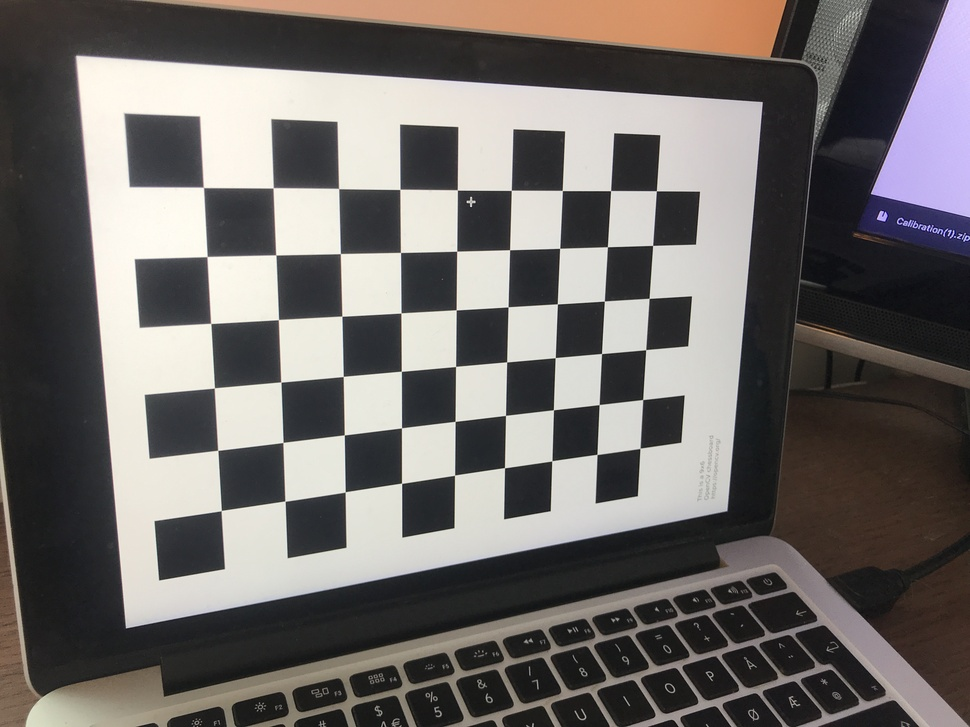
#> input picture exercise_4/calibration_img/1.JPG, 970 x 727 px, shrunk from 4032 x 3024 before the run; its folder holds 4 pictures in this run
$ python utdelt_kode.py calibration_img/1.JPG
#> lines starting #> are read from the running program, lines starting #| are printed output that depends on the picture
import cv2
import glob
import sys
import os
import matplotlib.pyplot as plt
import numpy as np
np.set_printoptions(precision=4, suppress=True)

def calibrate(path = 'calibration_img/*.JPG', rows = 6, columns = 9, size = 0.0213, verbose = 2):
    '''
        Parameters:
            path (str):
                The relative or absolute path to the calibration images that is supported by
                glob.glob(). https://docs.python.org/3/library/glob.html
                Default: './Calibration Images/*.jpg' will assume that every
                jpg-file in the folder 'Calibration Images' is a picture of
                the calibration board.
            rows & columns (int):
                Number of _inner_ corners of the calibration checkerboard.
            size (float):
                Size of the checkerboard squares in _meters_.
            verbose (int):
                If 0 - Silent.
                If 1 - Prints progress and final calibration.
                If 2 - Same as 1, but will also display the calibration
                       images annotated with the found corners.

        Output:
            err (float):
                I.e. the mean L2 norm between the imagePoints and the projected
                worldPoints.
            K (3x3, float):
                Intrinsic camera matrix.
            distCoeffs (list of 5 floats):
                Lens distortion coefficients [k1, k2, p1, p2, k3]
                k_i are radial distrotion coefficients
                p_i are tangential distortion coeffeicients
                https://docs.opencv.org/4.2.0/d9/d0c/group__calib3d.html#ga3207604e4b1a1758aa66acb6ed5aa65d
            Rs (list of n (3,1) vectors):
                Each element in the list is a Rodrigues vector
            ts (list of n (3,1) vectors):
                Each element is a translation vector.

    '''
#> called with path = 'calibration_img/*.JPG', rows = 6, columns = 9, size = 0.0213, verbose = 1
    # Here we make sure that the path becomes an absolute path.
    # glob.glob() searches relative to the location from where the script is
    # launched, not from where it is located.
    # We solve this by always making the path into an absolute path.
    if not os.path.isabs(path):
        path = os.path.join(os.path.dirname(sys.argv[0]), path)

    images = glob.glob(path)

    try:
        assert rows > 0, "Wrong checkerboard dimensions."
        assert columns > 0, "Wrong checkerboard dimension."
        assert rows*columns >= 2, "Wrong checkerboard dimensions."
        assert len(images) >= 3, "Calibration requires more than three images."
        assert verbose >= 0 and verbose <= 2, "Wrong verbosity parameter."
    except AssertionError as error:
        print(error, " Quitting...")
        sys.exit(1)


    # OpenCV optimizes the camera calibration using the Levenberg-Marquardt
    # algorithm (Simply put, a combination of Gauss-Newton and Gradient Descent)
    # This defines the stopping criteria.
    # The first parameter states that we limit the algorithm both in terms of
    # desired accuracy, as well as number of iterations.
    # Here we limit it to 30 iterations or an accuracy of 0.001
    # The criteria is also used by the sub-pixel estimator.
    criteria = (cv2.TERM_CRITERIA_EPS + cv2.TERM_CRITERIA_MAX_ITER, 30, 0.001)

    # The calibration board specifies a world frame where the inside corners
    # lie on the z=0 plane. Here we create a a list of these points.

    # First we initialize a list with (rows*columns) number of elements, each
    # with three parameters, namely: x, y, z.
    worldFrame = np.zeros((rows*columns,3), np.float32)

    # Then we use some tensor magic.
    # np.mgrid -- returns a (2, rows, columns) sized tensor. A tensor is simply
    # a matrix with more than two dimensions.
    # .T -- transposes the tensor to the shape (columns, rows, 2). I.e. numpy
    # defines transposition as switching i and j indices.
    # .reshape(-1, 2) -- Specifies that we want to remove a dimension by
    # concatenating the elements of the two first dimensions.
    # We finally scale the coordinates so that they match with the size of the
    # actual checkerboard.
    worldFrame[:,:2] = np.mgrid[0:rows,0:columns].T.reshape(-1,2) * size


    # Arrays to store object points and image points from all the images.
    worldPoints = [] # 3d point in real world space
    imagePoints = [] # 2d points in image plane.

    if verbose > 0:
        print("Finding chessboard corners...")

    for idx, filename in enumerate(images):
        img = cv2.imread(filename)
#> img is the input picture: shape (727, 970, 3); mean B, G, R 104.6, 106.7, 111
        # We need a gray scale image for sub-pixel corner localization.
        gray = cv2.cvtColor(img, cv2.COLOR_BGR2GRAY)
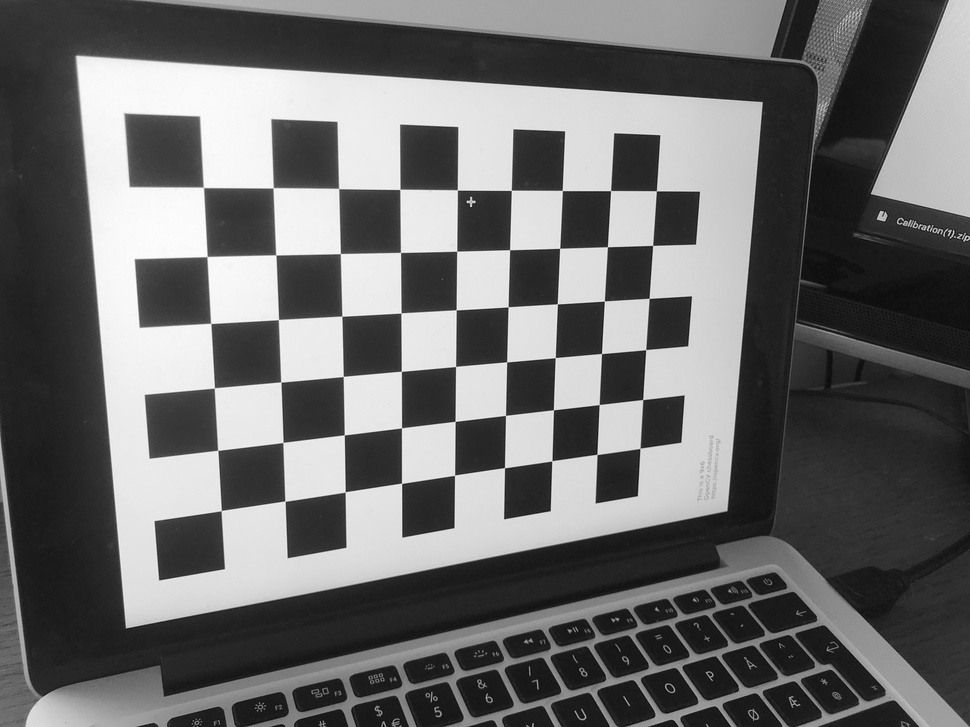
#> gray: shape (727, 970); min 0, max 254, mean 107.8

        # Find the chess board corners
        found, corners = cv2.findChessboardCorners(gray, (rows, columns), None)
#> found = True; corners = 54 rows, first 8: [221.3, 510.6], [217.7, 450.3], [214.4, 387.9], [210.7, 323.4], [207, 256.6], [203.4, 187.4], [285, 501.2], [283, 442.5]

        # If the above function takes a long time, or returns false you have
        # probably inserted the wrong number of rows and columns.
        # Remember: It's the inside corners that count.
        # And: It depends if the pattern is photographed in landscape or
        # portrait mode.

        # If corners are found, we refine them by estimating their sub-pixel
        # location.
        if found == True:
            worldPoints.append(worldFrame)
            imagePoints.append(cv2.cornerSubPix(gray, corners, (11, 11), (-1, -1), criteria))

            if verbose > 0:
                print("Found corners. %d / %d" % (idx+1, len(images)))
            if verbose > 1:
                img = cv2.drawChessboardCorners(img, (rows, columns), corners, True)
                plt.imshow(cv2.cvtColor(img, cv2.COLOR_BGR2RGB))
                plt.show()
        else:
            if verbose > 0:
                print("Could not find corners in image %s. Image %d / %d" % (filename, idx+1, len(images)))
#> pass 2 of the loop in calibrate, `for idx, filename in enumerate(images):`:
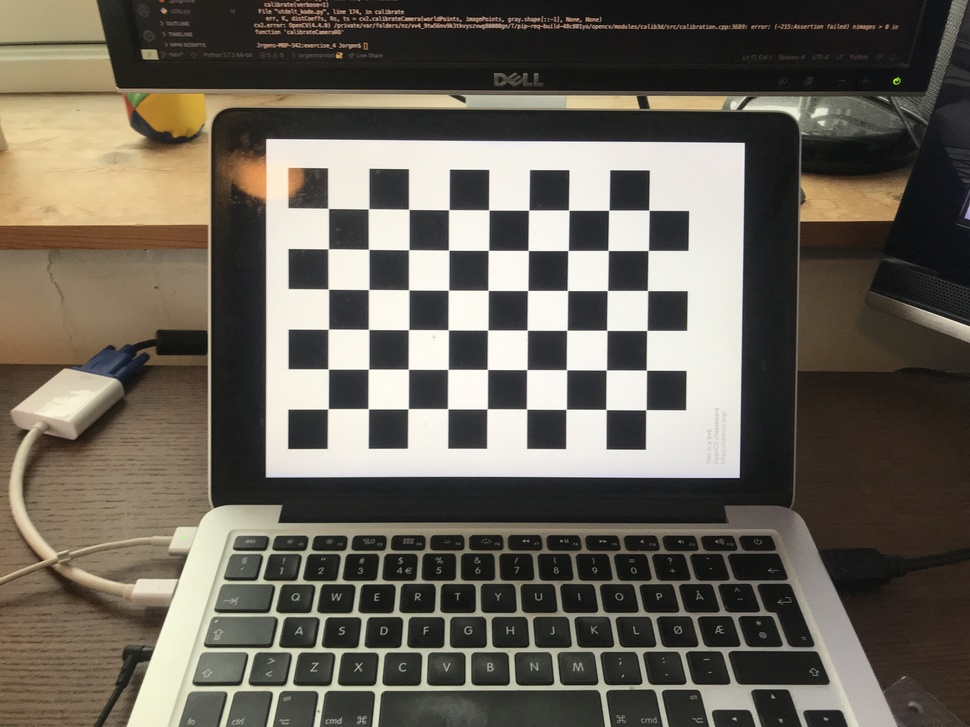
#> input picture exercise_4/calibration_img/10.JPG, 970 x 727 px, shrunk from 4032 x 3024 before the run
#> in calibrate, img is the input picture: shape (727, 970, 3); mean B, G, R 88.4, 99.1, 105.2
#> in calibrate, `gray = cv2.cvtColor(img, cv2.COLOR_BGR2GRAY)`:
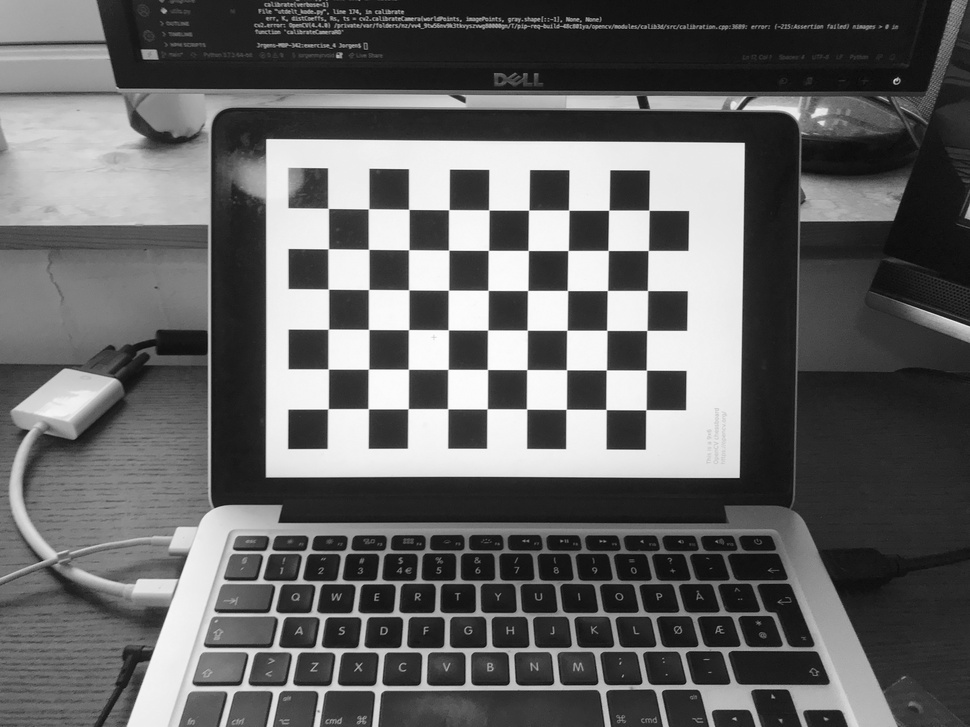
#> gray: shape (727, 970); min 3, max 255, mean 99.7
#> corners = 54 rows, first 8: [327.9, 408.8], [328.2, 369], [328.3, 329.2], [328.4, 289.2], [328.2, 248.8], [328.2, 208.4], [368.3, 408.7], [368.5, 369.1]
#> pass 3 of the loop in calibrate, `for idx, filename in enumerate(images):`:
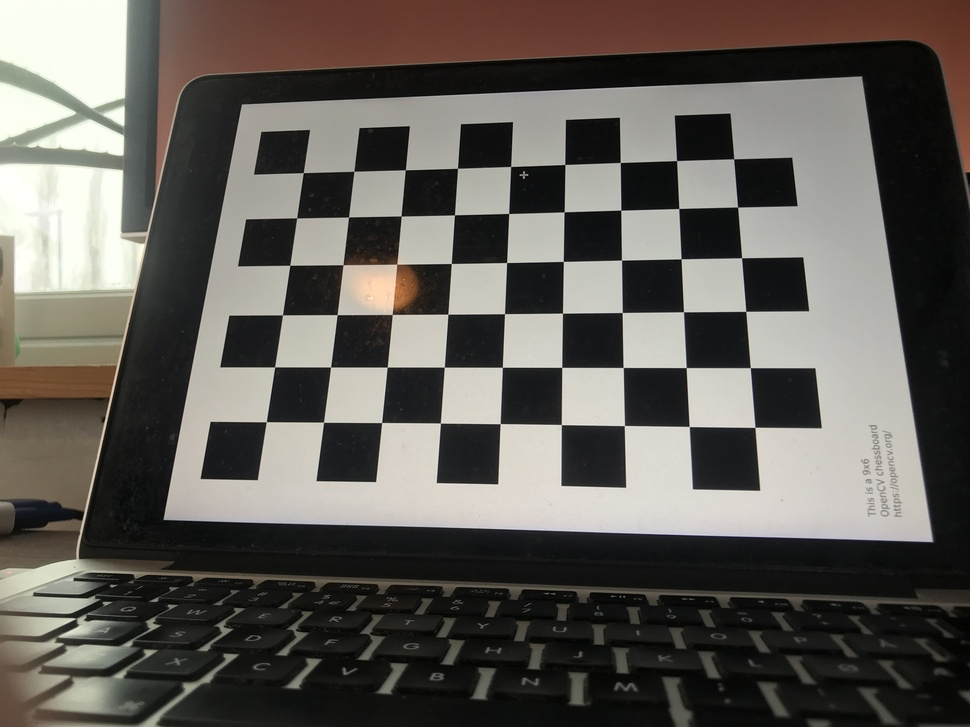
#> input picture exercise_4/calibration_img/11.JPG, 970 x 727 px, shrunk from 4032 x 3024 before the run
#> in calibrate, img is the input picture: shape (727, 970, 3); mean B, G, R 87.3, 92.8, 96.6
#> in calibrate, `gray = cv2.cvtColor(img, cv2.COLOR_BGR2GRAY)`:
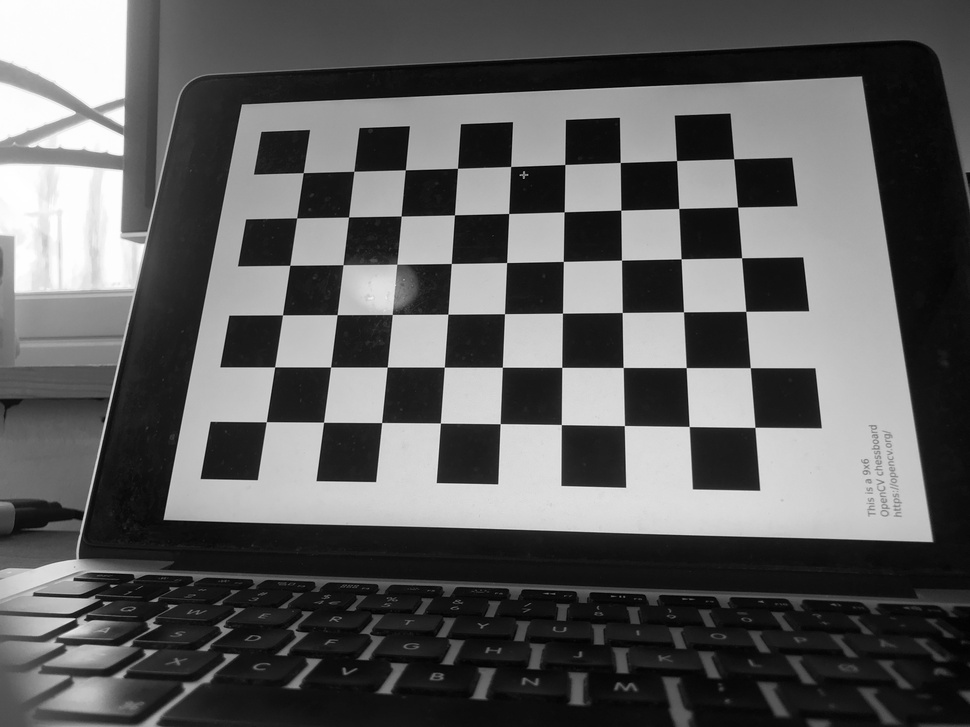
#> gray: shape (727, 970); min 0, max 255, mean 93.3
#> corners = 54 rows, first 8: [266.3, 421.7], [274.6, 366.9], [282.5, 314.8], [289.8, 265.3], [296.6, 217.9], [303.3, 172.6], [323.5, 422.3], [330.6, 367]
#> the loop made 4 passes; the first 3 are shown
    ### end for

    # This performes the actual calibration.
    # It returns:
    #   err (float):
    #        I.e. the mean L2 norm between the imagePoints and the projected
    #        worldPoints.
    #   K (3x3, float):
    #        Intrinsic camera matrix.
    #   distCoeffs (list of 5 floats):
    #        Lens distortion coefficients [k1, k2, p1, p2, k3]
    #        k_i are radial distrotion coefficients
    #        p_i are tangential distortion coeffeicients
    #       https://docs.opencv.org/4.2.0/d9/d0c/group__calib3d.html#ga3207604e4b1a1758aa66acb6ed5aa65d
    #    Rs (list of n (3,1) vectors):
    #       Each element in the list is a Rodrigues vector
    #    ts (list of n (3,1) vectors):
    #       Each element is a translation vector.
    #
    if verbose > 0:
        print("Calibrating...", end=' ')
    err, K, distCoeffs, Rs, ts = cv2.calibrateCamera(worldPoints, imagePoints, gray.shape[::-1], None, None)

    if verbose > 0:
        print("Done.")
        print("Err: ", err)
        print("K:\n", K)
        print("Distortion coefficients:\n", distCoeffs)

    return (K, distCoeffs, Rs, ts)


if __name__ == "__main__":
    calibrate(verbose=1)
